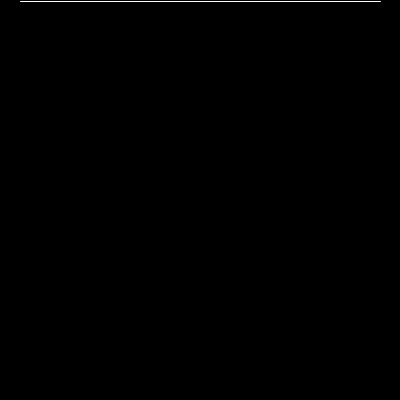
Frame 1 (no input)
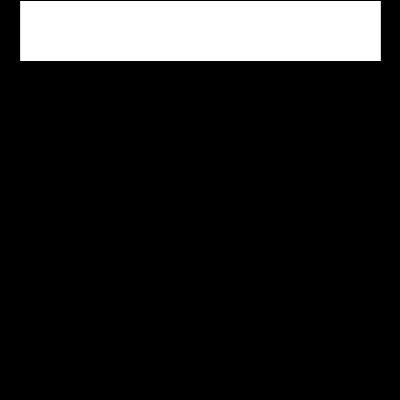
Frame 60 (the mouse pressed at the canvas centre just before this capture)
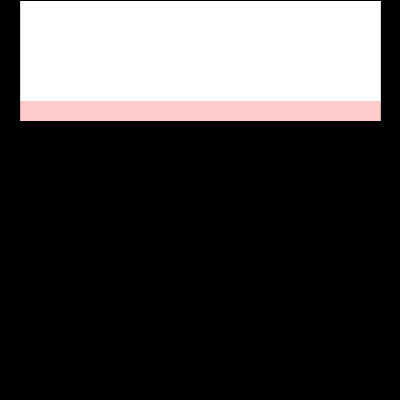
Frame 120 (the mouse held since frame 60 and released just before this capture)

The Processing sketch that drew these frames (run headless with seeded random() and noise(); from frame 60 on, the mouse is pressed at the canvas centre):

// Processing sketch: processing_167636
// ── processing_167636.pde

float a = 0;

void setup() {
  size(400, 400);
  background(0);

}


void draw() {
a = a +1;
  stroke(255);   // 
  if (a > 100) {  // Whean
    stroke(255,204,204);   
  }
  if (a > 200) {  // Whean
    stroke(255,153,153);   
  }
    if (a > 300) {  // Whean
    stroke(255,102,102);   
  }
  line(20, a, 380, a);

}
